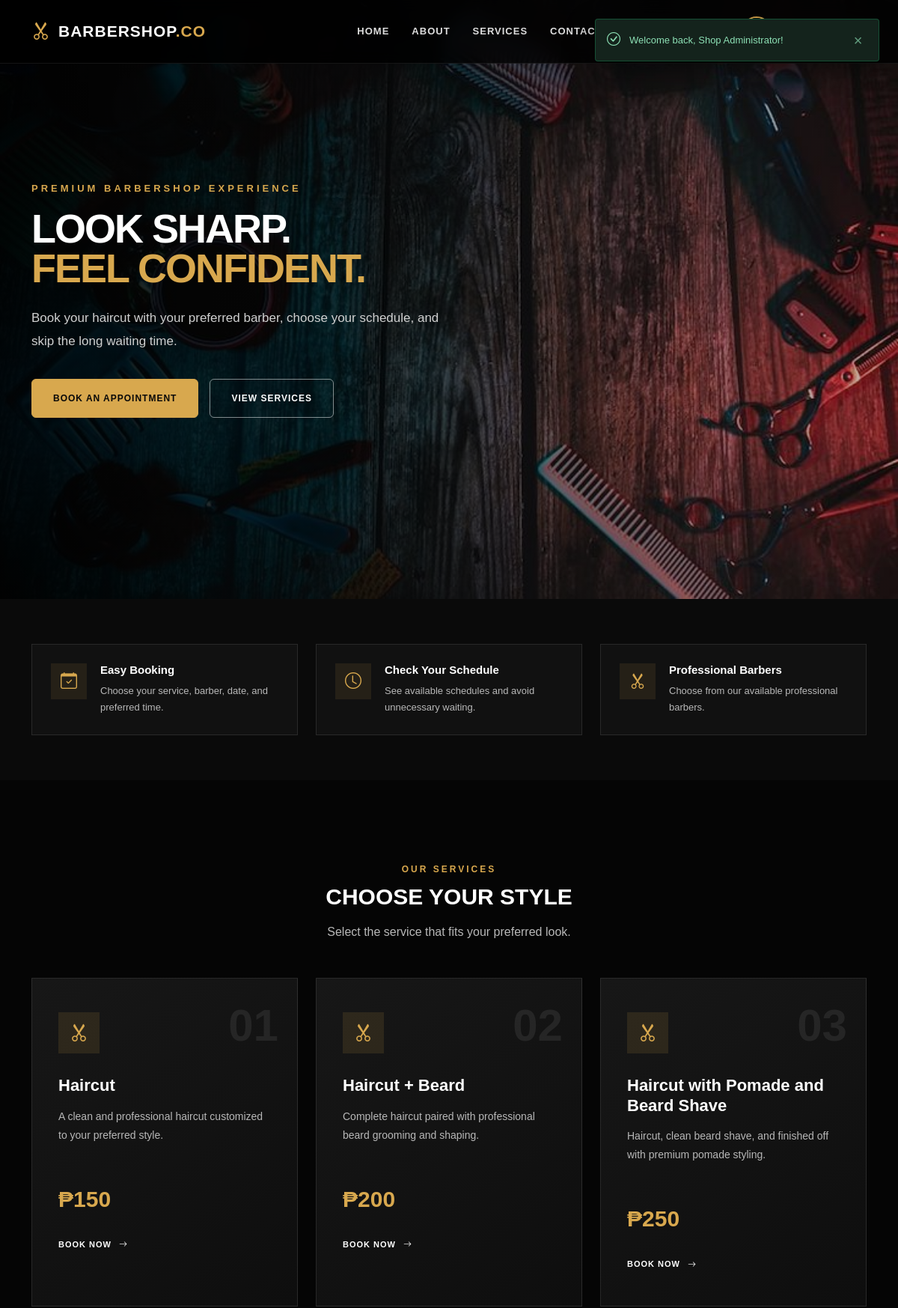
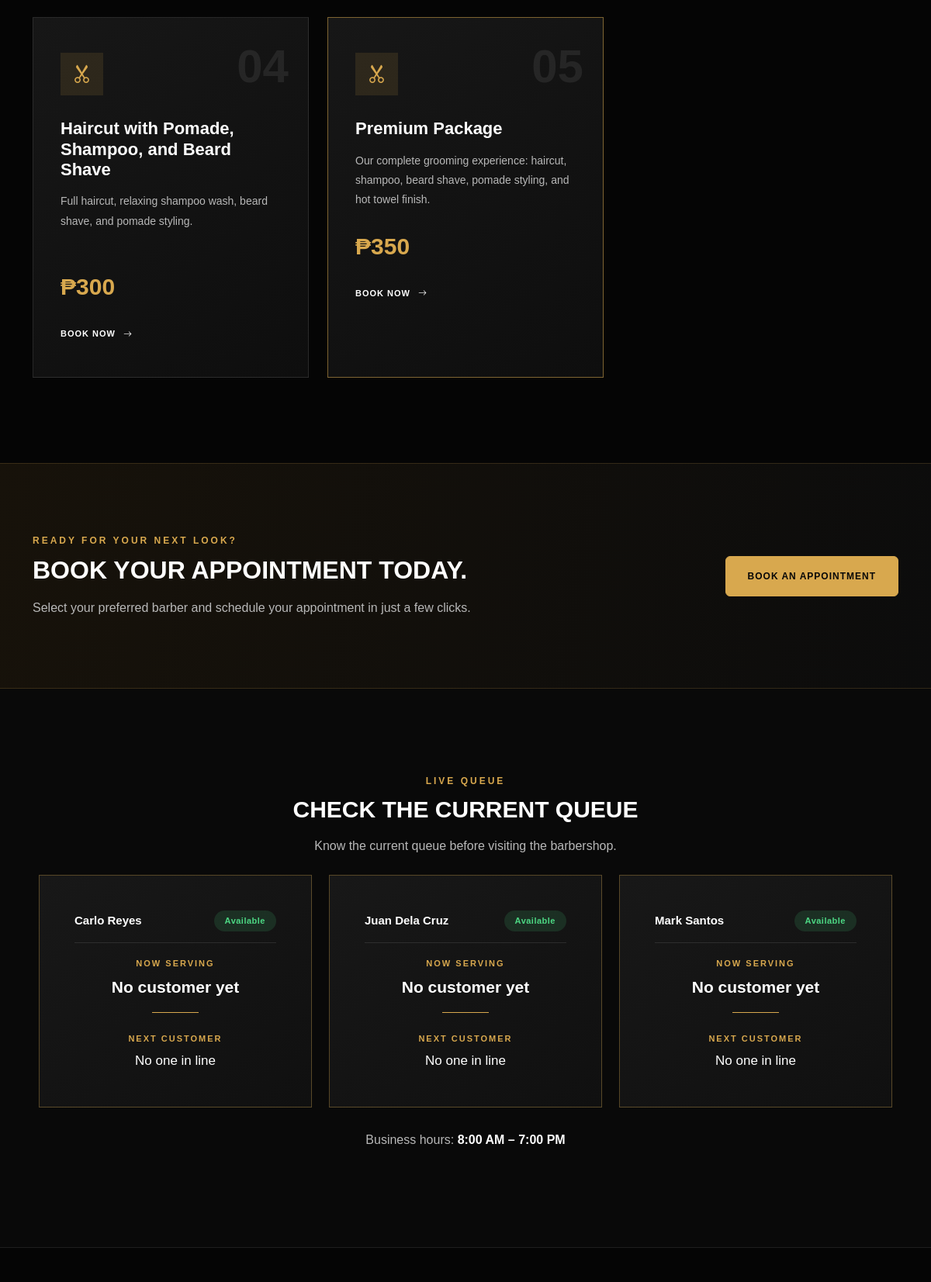
The app's page / (signed in, upper part) with its own data (2 pictures, top to bottom).
### tables this page shows
CREATE TABLE services (
    service_id INT UNSIGNED AUTO_INCREMENT PRIMARY KEY,
    service_name VARCHAR(150) NOT NULL,
    service_description TEXT NULL,
    service_price DECIMAL(10,2) NOT NULL,
    estimated_duration_minutes INT UNSIGNED NOT NULL DEFAULT 30,
    service_image VARCHAR(255) NULL,
    service_status ENUM('Available', 'Unavailable') NOT NULL DEFAULT 'Available',
    created_at TIMESTAMP DEFAULT CURRENT_TIMESTAMP,
    updated_at TIMESTAMP DEFAULT CURRENT_TIMESTAMP ON UPDATE CURRENT_TIMESTAMP
);

CREATE TABLE barbers (
    barber_id INT UNSIGNED AUTO_INCREMENT PRIMARY KEY,
    barber_name VARCHAR(100) NOT NULL,
    barber_description TEXT NULL,
    barber_image VARCHAR(255) NULL,
    barber_status ENUM('Available', 'Busy', 'Offline') NOT NULL DEFAULT 'Available',
    created_at TIMESTAMP DEFAULT CURRENT_TIMESTAMP,
    updated_at TIMESTAMP DEFAULT CURRENT_TIMESTAMP ON UPDATE CURRENT_TIMESTAMP
);

### index.php (the view, shortened to what this page needs)
<?php
require_once "auth/authentication_message.php";
require_once "db/database_connection.php";
$serviceQuery = "
    SELECT
        service_id,
        service_name,
        service_description,
        service_price,
        estimated_duration_minutes,
        service_image,
        service_status
    FROM services
    WHERE service_status = 'Available'
    ORDER BY service_id ASC
";
$serviceResult = mysqli_query($databaseConnection, $serviceQuery);
$allBarbersQuery = "SELECT barber_id, barber_name, barber_status FROM barbers ORDER BY barber_name ASC";
$allBarbersResult = mysqli_query($databaseConnection, $allBarbersQuery);
$allBarbersList = mysqli_fetch_all($allBarbersResult, MYSQLI_ASSOC);
$queueByBarberId = [];
?>
<!DOCTYPE html>
<html lang="en">
<head>
    <link href="https://cdn.jsdelivr.net/npm/bootstrap@5.3.3/dist/css/bootstrap.min.css" rel="stylesheet">
    <link rel="stylesheet" href="https://cdn.jsdelivr.net/npm/bootstrap-icons@1.11.3/font/bootstrap-icons.min.css">
    <link rel="stylesheet" href="styles/style.css?v=9">
</head>
<body data-auto-refresh-seconds="45">
<?php include "includes/header.php"; ?>
<section class="hero-section">
    <div class="authentication-message-container">
    </div>
    <div class="hero-overlay"></div>
    <div class="container hero-content">
        <div class="row align-items-center min-vh-100">
            <div class="col-lg-7">
                <p class="hero-small-title">
                    PREMIUM BARBERSHOP EXPERIENCE
                </p>
                <h1 class="hero-title">
                    LOOK SHARP.
                    <br>
                    <span>FEEL CONFIDENT.</span>
                </h1>
                <p class="hero-description">
                    Book your haircut with your preferred barber,
                    choose your schedule, and skip the long waiting time.
                </p>
                <div class="hero-buttons">
                    <a href="pages/booking.php" class="btn btn-primary-custom">
                        BOOK AN APPOINTMENT
                    </a>
                    <a href="#services" class="btn btn-outline-custom">
                        VIEW SERVICES
                    </a>
                </div>
            </div>
        </div>
    </div>
</section>
<section class="quick-information-section">
    <div class="container">
        <div class="row g-4">
            <div class="col-md-4">
                <div class="information-card">
                    <div class="information-icon"><i class="bi bi-calendar-check"></i></div>
                    <div>
                        <h5>Easy Booking</h5>
                        <p>Choose your service, barber, date, and preferred time.</p>
                    </div>
                </div>
            </div>
            <div class="col-md-4">
                <div class="information-card">
                    <div class="information-icon"><i class="bi bi-clock"></i></div>
                    <div>
                        <h5>Check Your Schedule</h5>
                        <p>See available schedules and avoid unnecessary waiting.</p>
                    </div>
                </div>
            </div>
            <div class="col-md-4">
                <div class="information-card">
                    <div class="information-icon"><i class="bi bi-scissors"></i></div>
                    <div>
                        <h5>Professional Barbers</h5>
                        <p>Choose from our available professional barbers.</p>
                    </div>
                </div>
            </div>
        </div>
    </div>
</section>
<section id="services" class="services-section">
    <div class="container">
        <div class="section-heading text-center">
            <p class="section-label">OUR SERVICES</p>
            <h2>CHOOSE YOUR STYLE</h2>
            <p>Select the service that fits your preferred look.</p>
        </div>
        <div class="row g-4 mt-4">
            <?php
            if ($serviceResult && mysqli_num_rows($serviceResult) > 0) {
                $serviceNumber = 1;
                while ($service = mysqli_fetch_assoc($serviceResult)) {
                    $serviceId = (int) $service["service_id"];
                    $serviceName = htmlspecialchars($service["service_name"]);
                    $serviceDescription = htmlspecialchars($service["service_description"] ?? "");
                    $servicePrice = number_format((float) $service["service_price"], 0);
                    $featuredServiceClass = ($serviceNumber === 5) ? " featured-service" : "";
                    ?>
                    <div class="col-lg-4 col-md-6">
                        <div class="service-card<?php echo $featuredServiceClass; ?>">
                            <div class="service-number">
                            </div>
                            <div class="service-icon">
                                <i class="bi bi-scissors"></i>
                            </div>
                            <h3><?php echo $serviceName; ?></h3>
                            <p><?php echo $serviceDescription; ?></p>
                            <div class="service-price">
                                &#8369;<?php echo $servicePrice; ?>
                            </div>
                            <a href="pages/booking.php?service_id=<?php echo $serviceId; ?>" class="service-button">
                                BOOK NOW
                                <i class="bi bi-arrow-right"></i>
                            </a>
                        </div>
                    </div>
                    <?php
                    $serviceNumber++;
                }
            }
            ?>
        </div>
    </div>
</section>
<section class="appointment-section">
    <div class="container">
        <div class="appointment-content">
            <div>
                <p class="section-label">READY FOR YOUR NEXT LOOK?</p>
                <h2>BOOK YOUR APPOINTMENT TODAY.</h2>
                <p>Select your preferred barber and schedule your appointment in just a few clicks.</p>
            </div>
            <div>
                <a href="pages/booking.php" class="btn btn-primary-custom appointment-button">
                    BOOK AN APPOINTMENT
                </a>
            </div>
        </div>
    </div>
</section>
<section class="queue-section">
    <div class="container">
        <div class="section-heading text-center">
            <p class="section-label">LIVE QUEUE</p>
            <h2>CHECK THE CURRENT QUEUE</h2>
            <p>Know the current queue before visiting the barbershop.</p>
        </div>
        <div class="queue-grid mt-4">
            <?php foreach ($allBarbersList as $barber): ?>
                <?php
                $barberId = (int) $barber["barber_id"];
                $barberQueue = $queueByBarberId[$barberId] ?? ["waiting" => null, "confirmed" => null, "more_in_queue" => 0];
                $waitingCustomer = $barberQueue["waiting"];
                $confirmedCustomer = $barberQueue["confirmed"];
                $moreInQueueCount = $barberQueue["more_in_queue"] ?? 0;
                $barberStatusClass = match ($barber["barber_status"]) {
                    "Available" => "status-confirmed",
                    "Busy" => "status-pending",
                    default => "status-cancelled",
                };
                ?>
                <div class="queue-card">
                    <div class="queue-card-barber">
                        <span><?php echo htmlspecialchars($barber["barber_name"]); ?></span>
                        <span class="status-badge <?php echo $barberStatusClass; ?>">
                            <?php echo htmlspecialchars($barber["barber_status"]); ?>
                        </span>
                    </div>
                    <span class="queue-label">NOW SERVING</span>
                    <?php if ($waitingCustomer): ?>
                        <h3>Waiting for <?php echo htmlspecialchars($waitingCustomer["customer_name"]); ?></h3>
                        <p class="queue-countdown-note">
                            Grace period ends in
                            <span
                                class="live-countdown queue-countdown"
                                data-countdown-target="<?php echo $waitingTargetTimestamp; ?>"
                                data-countdown-done="Time's up"
                            >--:--</span>
                        </p>
                    <?php else: ?>
                        <h3>No customer yet</h3>
                    <?php endif; ?>
                    <span class="queue-divider"></span>
                    <span class="queue-label">NEXT CUSTOMER</span>
                    <?php if ($confirmedCustomer): ?>
                        <h4><?php echo htmlspecialchars($confirmedCustomer["customer_name"]); ?></h4>
                        <p class="queue-countdown-note">
                            Starts in
                            <span
                                class="live-countdown queue-countdown"
                                data-countdown-target="<?php echo $confirmedTargetTimestamp; ?>"
                                data-countdown-done="Starting now"
                            >--:--</span>
                        </p>
                        <?php if ($moreInQueueCount > 0): ?>
                            <p class="queue-more-note">
                                +<?php echo $moreInQueueCount; ?> more waiting after
                            </p>
                        <?php endif; ?>
                    <?php else: ?>
                        <h4>No one in line</h4>
                    <?php endif; ?>
                </div>
            <?php endforeach; ?>
        </div>
        <p class="queue-hours-note text-center">
            Business hours: <strong>8:00 AM &ndash; 7:00 PM</strong>
        </p>
    </div>
</section>
<?php include "includes/footer.php"; ?>

### records on screen
services: service_name "Haircut", service_description "A clean and professional haircut customized to your preferred style.", service_price "150"
services: service_name "Haircut + Beard", service_description "Complete haircut paired with professional beard grooming and shaping.", service_price "200"
services: service_name "Haircut with Pomade and Beard Shave", service_description "Haircut, clean beard shave, and finished off with premium pomade styling.", service_price "250"
services: service_name "Haircut with Pomade, Shampoo, and Beard Shave", service_description "Full haircut, relaxing shampoo wash, beard shave, and pomade styling.", service_price "300"
services: service_name "Premium Package", service_description "Our complete grooming experience: haircut, shampoo, beard shave, pomade styling, and hot towel finish.", service_price "350"
barbers: barber_name "Carlo Reyes", barber_status "Available"
barbers: barber_name "Juan Dela Cruz", barber_status "Available"
barbers: barber_name "Mark Santos", barber_status "Available"

### other values on screen
$messageText "Welcome back, Shop Administrator!"
